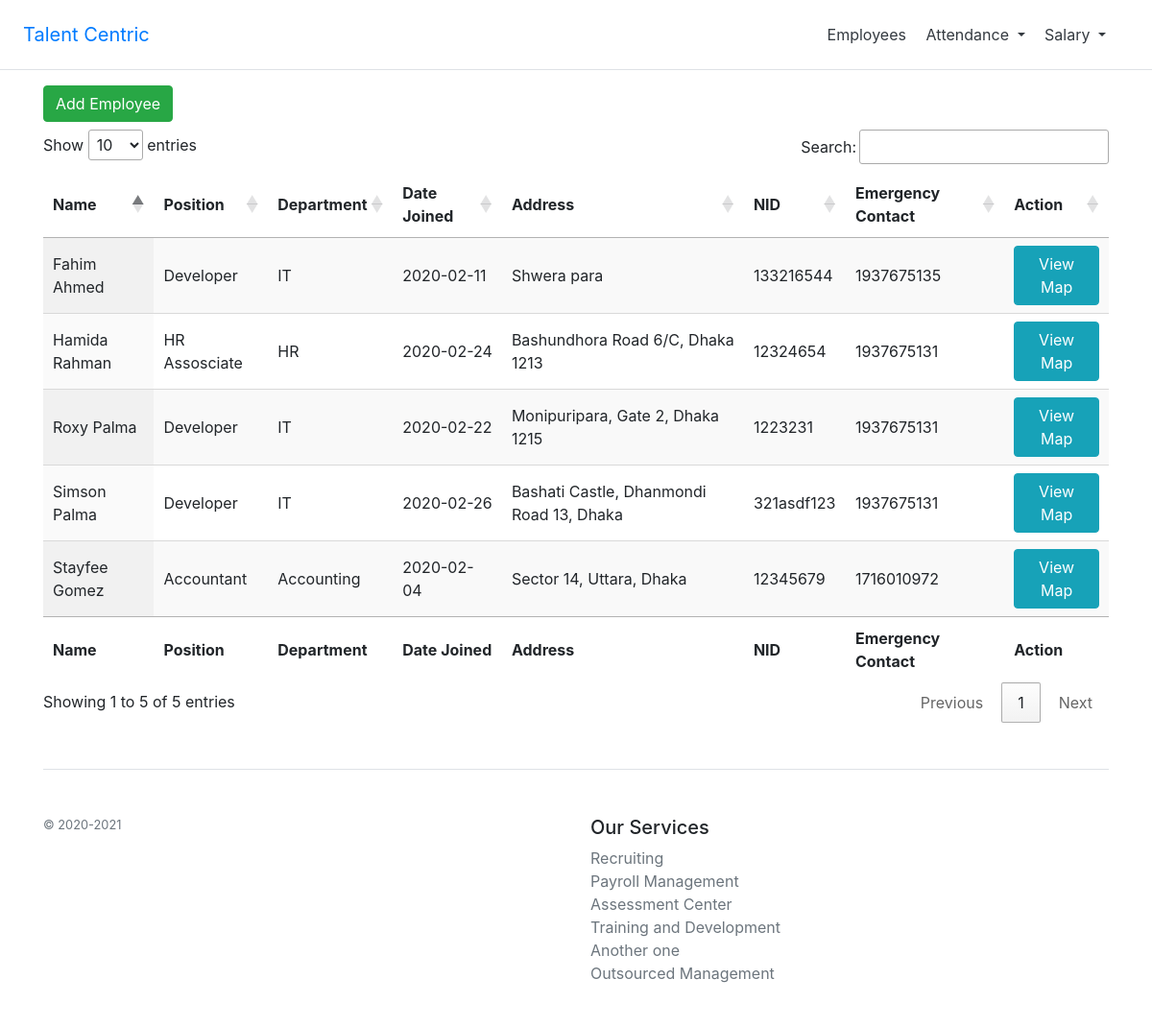
The page /resources/views/employees/index.php on the database its author committed.
### tables this page shows
CREATE TABLE `employees` (
  `id` int(11) NOT NULL,
  `name` varchar(191) NOT NULL,
  `position` varchar(191) NOT NULL,
  `department` varchar(191) NOT NULL,
  `date_joined` date NOT NULL,
  `address` text DEFAULT NULL,
  `nid` varchar(191) DEFAULT NULL,
  `emergency_contact` int(13) NOT NULL,
  `lat` float(10,6) DEFAULT NULL,
  `lng` float(10,6) DEFAULT NULL
);

### app/employee.php (called while the page is built, shortened)
<?php
	include 'database.php';
	class Employee extends Database
	{
		public function index($table)
		{
			$sql = "SELECT * FROM " .$table;
			$employees = array();
			$query = mysqli_query($this->connection, $sql);
			while($row = mysqli_fetch_assoc($query)) {
				$employees[] = $row;
			}
			return $employees;
		}
	}
	$obj = new Employee;
?>

### app/database.php (called while the page is built, shortened)
<?php
class Database
{
	public function __construct()
	{
		$this->connection = mysqli_connect("localhost", "root", "", "centric_project");
	}
}
?>

### resources/views/employees/index.php (the view, shortened to what this page needs)
<!DOCTYPE html>
<html>
<head>
    <?php
        require '../layouts/header_style.php';
    ?>
    <link rel="stylesheet" type="text/css" href="https://cdn.datatables.net/1.10.20/css/jquery.dataTables.min.css">
</head>
<body>
<?php
    include '../layouts/top_nav.php';
?>
<?php
    include '../../../app/employee.php';
?>
<div class="container">
    <button type="button" class="btn btn-success mb-2" data-toggle="modal" data-target="#exampleModalCenter">
      Add Employee
    </button>
    <table id="employees" class="display" style="width:100%">
        <thead>
            <tr>
                <th>Name</th>
                <th>Position</th>
                <th>Department</th>
                <th>Date Joined</th>
                <th>Address</th>
                <th>NID</th>
                <th>Emergency Contact</th>
                <th>Action</th>
            </tr>
        </thead>
        <tbody>
            <?php
                $all_employees = $obj->index("employees");
                foreach ($all_employees as $employee) {
            ?>
                    <tr>
                        <td><?php echo $employee["name"] ?></td>
                        <td><?php echo $employee["position"] ?></td>
                        <td><?php echo $employee["department"] ?></td>
                        <td><?php echo $employee["date_joined"] ?></td>
                        <td><?php echo $employee["address"] ?></td>
                        <td><?php echo $employee["nid"] ?></td>
                        <td><?php echo $employee["emergency_contact"] ?></td>
                        <td><a href="map.php?lat=<?php echo $employee['lat'] ?>&long=<?php echo $employee['lng'] ?>" class="btn btn-info">View Map</a></td>
                    </tr>
            <?php
                }
            ?>
        </tbody>
        <tfoot>
            <tr>
                <th>Name</th>
                <th>Position</th>
                <th>Department</th>
                <th>Date Joined</th>
                <th>Address</th>
                <th>NID</th>
                <th>Emergency Contact</th>
                <th>Action</th>
            </tr>
        </tfoot>
    </table>
    <?php
	    include '../layouts/footer.php';
	?>
    </body>
</body>
</html>

### rows shown on the page
employees: name "Roxy Palma", position "Developer", department "IT", date_joined "2020-02-22", address "Monipuripara, Gate 2, Dhaka 1215", nid "1223231", emergency_contact "1937675131"
employees: name "Simson Palma", position "Developer", department "IT", date_joined "2020-02-26", address "Bashati Castle, Dhanmondi Road 13, Dhaka", nid "321asdf123", emergency_contact "1937675131"
employees: name "Stayfee Gomez", position "Accountant", department "Accounting", date_joined "2020-02-04", address "Sector 14, Uttara, Dhaka", nid "12345679", emergency_contact "1716010972"
employees: name "Hamida Rahman", position "HR Assosciate", department "HR", date_joined "2020-02-24", address "Bashundhora Road 6/C, Dhaka 1213", nid "12324654", emergency_contact "1937675131"
employees: name "Fahim Ahmed", position "Developer", department "IT", date_joined "2020-02-11", address "Shwera para", nid "133216544", emergency_contact "1937675135"
